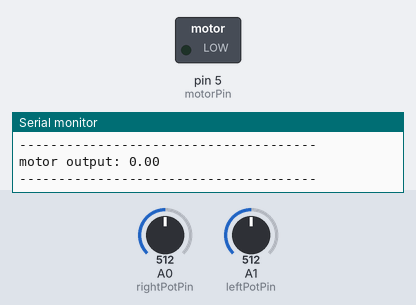
Recording of a sketch running on a simulated Arduino Uno, built with avr-gcc and run on an emulated ATmega328P. Parts: switched loads named in the sketch (green lamp = pin HIGH), the last lines printed to the serial monitor. Inputs (shaded band) come from the test bench; at power-on: A1 (leftPotPin) = 512, A0 (rightPotPin) = 512.

Above: at 1.3 s.
1.4 s: A1 (leftPotPin) set to 543
2.9 s: A1 (leftPotPin) set to 566
At 4.1 s:
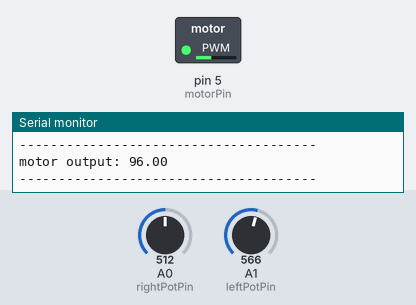
4.5 s: A0 (rightPotPin) set to 389
At 5.4 s:
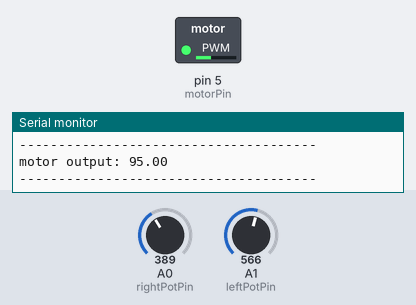
6.0 s: A0 (rightPotPin) set to 361
At 6.6 s:
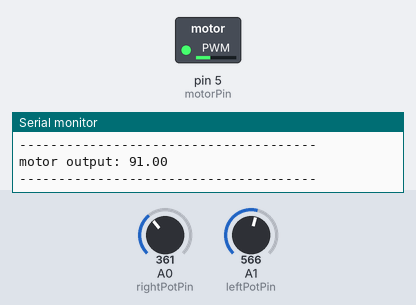
7.5 s: A0 (rightPotPin) set to 331
At 7.9 s:
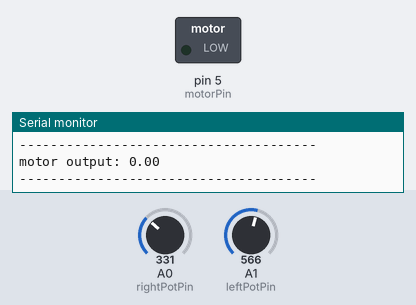
9.0 s: A0 (rightPotPin) set to 409
At 10.4 s:
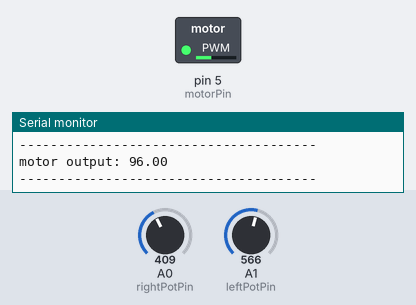
Timing chart, 0 to 11.5 s (numbered marks = the images above; inputs shaded):
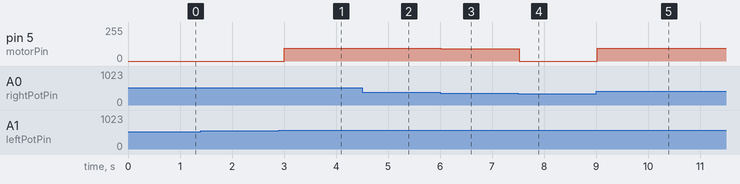

The sketch:

pedalRead.ino
```cpp
int motorPin = 5;

int leftPotPin = 1; // 5v sensor
float leftPotVal = 0.0;
float leftPotMin = 70.0;
float leftPotMax = 601.0;
float leftPercent = 0.0; // 0 to 100

int rightPotPin = 0; // 3.3v sensor
float rightPotVal = 0.0;
float rightPotMin = 49.0;
float rightPotMax = 399.0;
float rightPercent = 0.0; // 0 to 100

float averagePercent = 0.0;
float difBetweenInputs = 0.0;
float motorOutputValue = 0.0;


void setup()
{
	pinMode(leftPotPin, INPUT);
	pinMode(rightPotPin, INPUT);
	pinMode(motorPin, OUTPUT);
	Serial.begin(9600);
}

void loop()
{
	// Left sensor
	leftPotVal = analogRead(leftPotPin);
	if (leftPotVal*1.01 > leftPotMax)
		leftPotVal = leftPotMax;
	else if (leftPotVal*0.99 < leftPotMin)
		leftPotVal = leftPotMin;
	leftPercent = map(leftPotVal, leftPotMin, leftPotMax, 0, 100);
	/*Serial.print("left value: ");
	Serial.print(leftPotVal);
	Serial.print('\n');
	Serial.print("left percent: ");
	Serial.print(leftPercent);
	Serial.print('\n');
	Serial.print('\n');*/

	// Right sensor
	rightPotVal = analogRead(rightPotPin);
	if (rightPotVal*1.01 > rightPotMax)
		rightPotVal = rightPotMax;
	else if (rightPotVal*0.99 < rightPotMin)
		rightPotVal = rightPotMin;
	rightPercent = map(rightPotVal, rightPotMin, rightPotMax, 0, 100);
	/*Serial.print("right value: ");
	Serial.print(rightPotVal);
	Serial.print('\n');
	Serial.print("right percent: ");
	Serial.print(rightPercent);
	Serial.print('\n');
	Serial.print('\n');*/

	// Average
	difBetweenInputs = abs(leftPercent - rightPercent);
	averagePercent = (leftPercent + rightPercent) / 2.0;
	if(difBetweenInputs >=10)
		motorOutputValue = 0;
	else
		motorOutputValue = map(averagePercent, 0, 100, 0, 100);
	analogWrite(motorPin, motorOutputValue);
	//Serial.print("Difference in percents: ");
	//Serial.print(difBetweenInputs);
	Serial.print('\n');
	//Serial.print("AVERAGE: ");
	//Serial.print(averagePercent);
	//Serial.print('\n');
	Serial.print("motor output: ");
	Serial.print(motorOutputValue);
	Serial.print('\n');
	Serial.print('\n');
	Serial.print("--------------------------------------");
	Serial.print('\n');
	Serial.print('\n');

	delay(500);
}
```

Measured:
- the behaviour switches between 553 and 554 on A1 (leftPotPin) (found by bisection; images 0 and 1)
- the behaviour switches between 343 and 342 on A0 (rightPotPin) (found by bisection; images 3 and 4)
- after the input at 2.9 s, pin 5 (motorPin): 0/255 → 96/255 after 0.11 s
- after the input at 4.5 s, pin 5 (motorPin): 96/255 → 95/255 at once
- after the input at 6.0 s, pin 5 (motorPin): 95/255 → 91/255 at once
- after the input at 7.5 s, pin 5 (motorPin): 91/255 → 0/255 at once
- after the input at 9.0 s, pin 5 (motorPin): 0/255 → 96/255 at once
